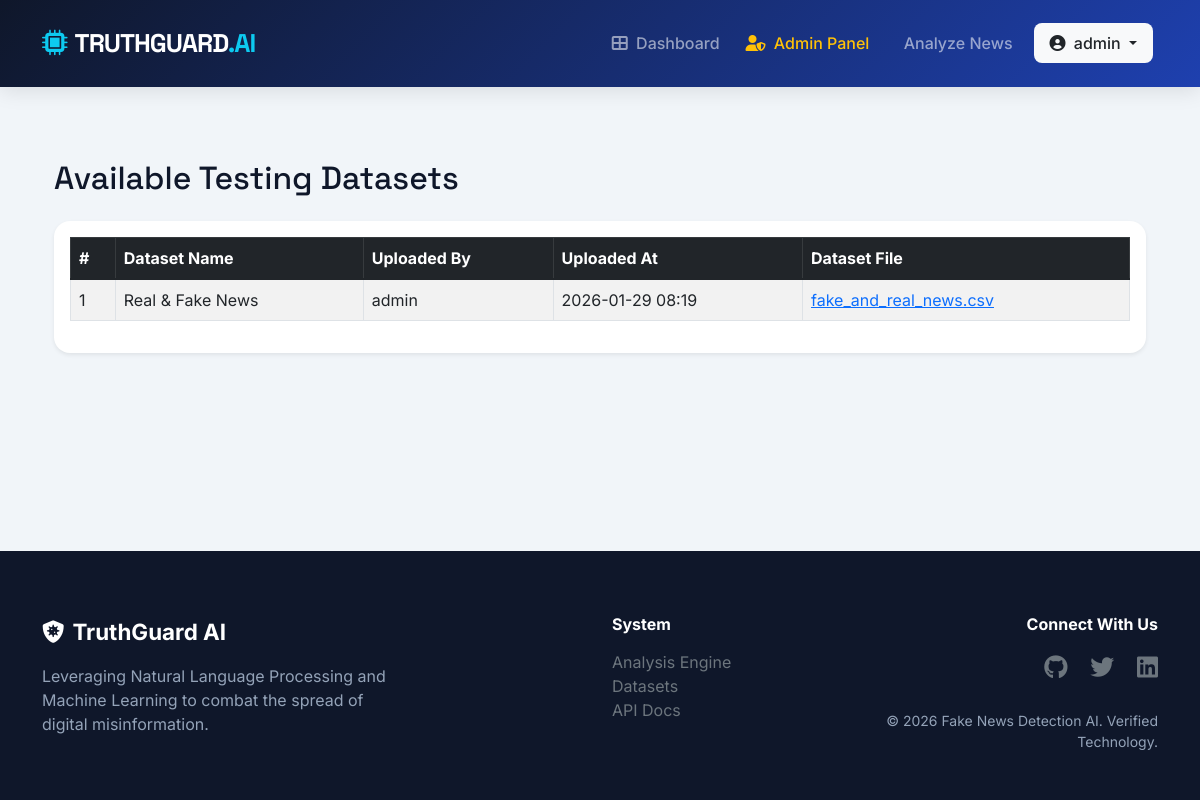
/datasets/ (signed in), run on the app's committed database.
### myapp/models.py (models this page shows, shortened)
class Dataset(models.Model):
    dataset_name = models.CharField(max_length=150)
    dataset_file = models.FileField(upload_to='datasets/')
    uploaded_by = models.ForeignKey(User, on_delete=models.SET_NULL, null=True)
    uploaded_at = models.DateTimeField(default=timezone.now)

### myapp/views.py (the view)
# urls.py: path('datasets/', views.dataset_list, name='dataset_list'),
@login_required
def dataset_list(request):
    datasets = Dataset.objects.all().order_by('-uploaded_at')
    context = {
        'datasets': datasets
    }
    return render(request, 'datasets.html', context)

### templates/datasets.html (shortened to what this page needs)
{% extends 'base.html' %}
{% block content %}
<div class="container mt-4">
    <h2 class="mb-4">Available Testing Datasets</h2>
    {% if datasets %}
        <div class="card shadow-sm">
            <div class="card-body table-responsive">
                <table class="table table-striped table-bordered align-middle">
                    <thead class="table-dark">
                        <tr>
                            <th>#</th>
                            <th>Dataset Name</th>
                            <th>Uploaded By</th>
                            <th>Uploaded At</th>
                            <th>Dataset File</th>
                        </tr>
                    </thead>
                    <tbody>
                        {% for dataset in datasets %}
                        <tr>
                            <td>{{ forloop.counter }}</td>
                            <td>{{ dataset.dataset_name }}</td>
                            <td>
                                {% if dataset.uploaded_by %}
                                    {{ dataset.uploaded_by.username }}
                                {% else %}
                                    System
                                {% endif %}
                            </td>
                            <td>{{ dataset.uploaded_at|date:"Y-m-d H:i" }}</td>
                            <td>
                                {% if dataset.dataset_file %}
                                    <a href="{{ dataset.dataset_file.url }}" target="_blank">
                                        {{ dataset.dataset_file.name|slice:"9:" }}
                                    </a>
                                {% else %}
                                    <span class="text-muted">No File</span>
                                {% endif %}
                            </td>
                        </tr>
                        {% endfor %}
                    </tbody>
                </table>
            </div>
        </div>
    {% else %}
        <div class="alert alert-info">
            No datasets available.
        </div>
    {% endif %}
</div>
{% endblock %}

### templates/base.html (shortened to what this page needs)
<!DOCTYPE html>
{% load static %}
<html lang="en">
<head>
    <link href="https://cdn.jsdelivr.net/npm/bootstrap@5.1.3/dist/css/bootstrap.min.css" rel="stylesheet">
    <link href="https://cdnjs.cloudflare.com/ajax/libs/font-awesome/6.0.0-beta3/css/all.min.css" rel="stylesheet">
</head>
<body>
    <nav class="navbar navbar-expand-lg navbar-dark sticky-top">
        <div class="container">
            <a class="navbar-brand" href="/">
                <i class="fas fa-microchip text-info me-2"></i>TRUTHGUARD<span class="text-info">.AI</span>
            </a>
            <div class="collapse navbar-collapse" id="navbarNav">
                <ul class="navbar-nav ms-auto align-items-center">
                    {% if user.is_authenticated %}
                        <li class="nav-item">
                            <a class="nav-link" href="{% url 'dashboard' %}"><i class="fas fa-th-large me-1"></i> Dashboard</a>
                        </li>
                        {% if user.is_staff %}
                        <li class="nav-item">
                            <a class="nav-link text-warning" href="/admin"><i class="fas fa-user-shield me-1"></i> Admin Panel</a>
                        </li>
                        {% endif %}
                        <li class="nav-item">
                            <a class="nav-link" href="{% url 'submit_news' %}"> Analyze News</a>
                        </li>
                        <li class="nav-item dropdown">
                            <a class="nav-link dropdown-toggle bg-light text-dark px-3 ms-2" href="#" id="userDrop" data-bs-toggle="dropdown">
                                <i class="fas fa-user-circle me-1"></i> {{ user.username }}
                            </a>
                        </li>
                    {% endif %}
                </ul>
            </div>
        </div>
    </nav>
    <main class="container my-5 fade-in">
        {% block content %}
        {% endblock %}
    </main>
    <footer>
        <div class="container">
            <div class="row g-4">
                <div class="col-lg-4">
                    <div class="footer-logo mb-3">
                        <i class="fas fa-shield-virus me-2"></i>TruthGuard AI
                    </div>
                    <p>Leveraging Natural Language Processing and Machine Learning to combat the spread of digital misinformation.</p>
                </div>
                <div class="col-lg-2 offset-lg-2">
                    <h6 class="text-white fw-bold mb-3">System</h6>
                    <ul class="list-unstyled">
                        <li><a href="#" class="text-decoration-none text-muted">Analysis Engine</a></li>
                        <li><a href="#" class="text-decoration-none text-muted">Datasets</a></li>
                        <li><a href="#" class="text-decoration-none text-muted">API Docs</a></li>
                    </ul>
                </div>
                <div class="col-lg-4 text-lg-end">
                    <h6 class="text-white fw-bold mb-3">Connect With Us</h6>
                    <div class="fs-4">
                        <a href="#" class="text-muted me-3"><i class="fab fa-github"></i></a>
                        <a href="#" class="text-muted me-3"><i class="fab fa-twitter"></i></a>
                        <a href="#" class="text-muted"><i class="fab fa-linkedin"></i></a>
                    </div>
                    <p class="mt-4 small">&copy; 2026 Fake News Detection AI. Verified Technology.</p>
                </div>
            </div>
        </div>
    </footer>
</body>
</html>

### templates/base.html (style rules this page uses)
:root { --glass-bg: rgba(255, 255, 255, 0.95); --primary-gradient: linear-gradient(135deg, #0f172a 0%, #1e40af 100%); --accent-color: #3b82f6; --success-green: #10b981; --fake-red: #ef4444; --text-main: #0f172a; --bg-body: #f1f5f9; }
body { font-family: 'Inter', sans-serif; background-color: var(--bg-body); color: var(--text-main); min-height: 100vh; display: flex; flex-direction: column; }
h1, h2, h3, .navbar-brand { font-family: 'Space Grotesk', sans-serif; }
.navbar { background: var(--primary-gradient); backdrop-filter: blur(10px); padding: 1.2rem 0; box-shadow: 0 4px 20px rgba(0,0,0,0.1); }
.navbar-brand { font-weight: 700; letter-spacing: -1px; font-size: 1.6rem; }
.nav-link { font-weight: 500; margin: 0 5px; border-radius: 8px; transition: all 0.2s ease; }
.card { border: none; border-radius: 16px; box-shadow: 0 10px 30px rgba(0,0,0,0.04); overflow: hidden; background: #ffffff; }
footer { background: #0f172a; color: #94a3b8; padding: 4rem 0 2rem; margin-top: auto; }
.footer-logo { color: white; font-weight: 700; font-size: 1.4rem; }
.fade-in { animation: fadeIn 0.6s ease-in; }

### data on the page
Dataset: dataset_name "Real & Fake News", uploaded_by.username "admin", uploaded_at "2026-01-29 08:19", dataset_file.name "fake_and_real_news.csv"

### other printed values
{{ user.username }} "admin"
